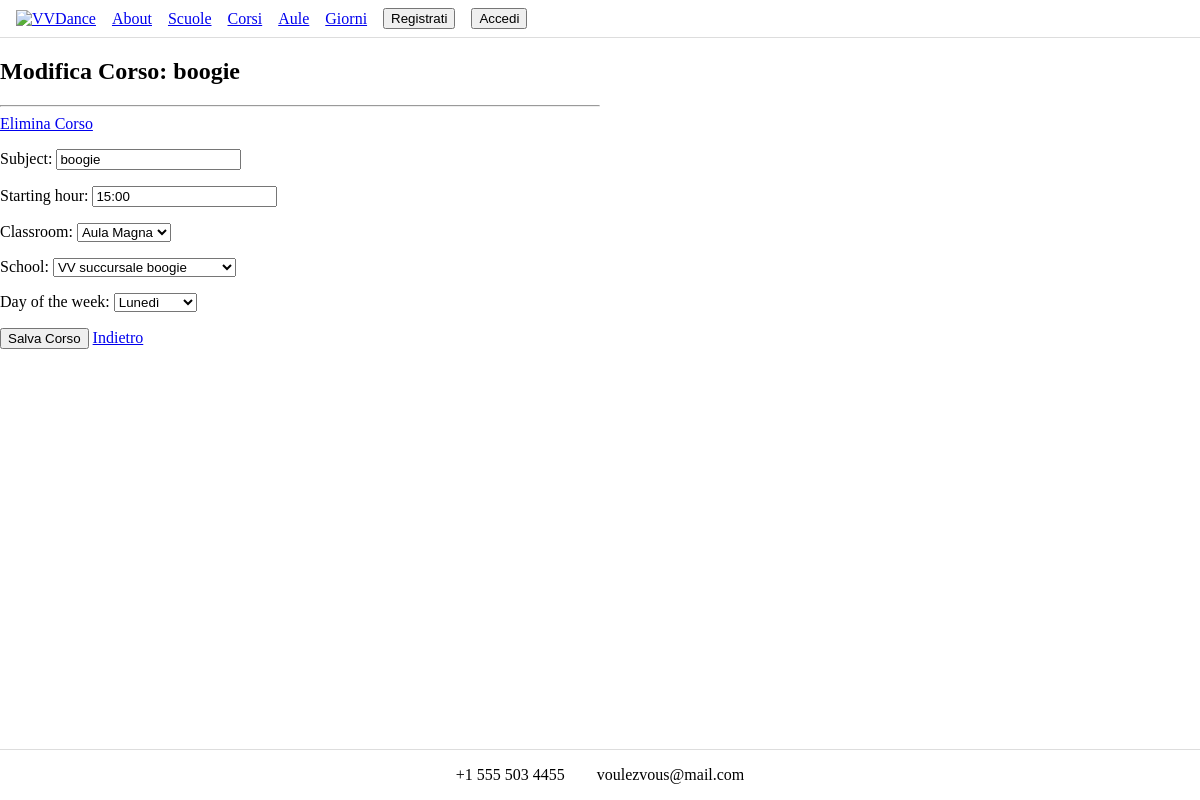
The app's page /school/corso/1/modifica/, older data.
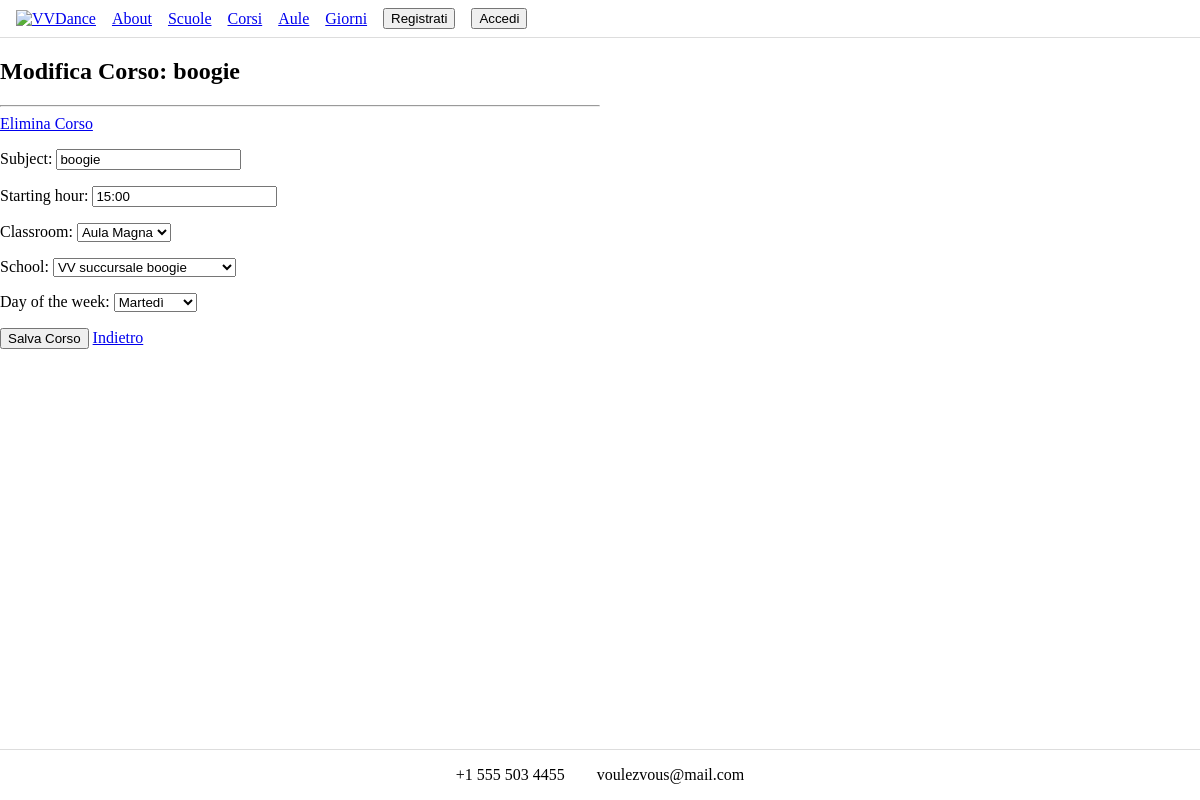
The same page, newer data.
### school/models.py (models this page shows, shortened)
class Course(models.Model):
    subject=models.CharField(max_length=64)
    day_of_the_week=models.ForeignKey(DayOfTheWeek, on_delete=models.CASCADE)
    starting_hour=models.CharField(max_length=32)
    classroom=models.ForeignKey(Classroom, on_delete=models.CASCADE)
    school=models.ForeignKey('schoolmanagement.School', on_delete=models.CASCADE)

### school/views.py (the view)
# urls.py: path("corso/<int:pk>/modifica/", views.CourseUpdateView.as_view(), name="modifica-corso"),
class CourseUpdateView(UpdateView):
    model = Course
    fields = ["subject", "starting_hour", "classroom", "school", "day_of_the_week"]
    template_name = "school/form_course.html"
    success_url = reverse_lazy("corsi")

### school/models.py (called while the page is built)
    def __str__(self) -> str:
        return self.name

    def __str__(self) -> str:
        return self.name

### schoolmanagement/models.py (called while the page is built)
    def __str__(self):
        return self.name

### school/templates/school/form_course.html (shortened to what this page needs)
{% extends "base_list.html" %}
{% block content %}
<div class="container mt-4" style="max-width: 600px;">
    <h2>{% if form.instance.pk %}Modifica Corso: {{ form.instance.subject }}{% else %}Inserisci un Nuovo Corso{% endif %}</h2>
    <hr>
    {% if form.instance.pk %}
        <a href="{% url 'elimina-corso' form.instance.pk %}">Elimina Corso</a>
    {% endif %}
    <form method="post" class="needs-validation" novalidate>
        {{ form.as_p }}
        <div class="mt-4">
            <button type="submit" class="btn btn-primary">Salva Corso</button>
            <a href="javascript:history.back()" class="btn btn-secondary">Indietro</a>
        </div>
    </form>
</div>
{% endblock %}

Row changes from the older to the newer data that the page shows:
changed Course "boogie": day_of_the_week "Lunedì" → "Martedì"
